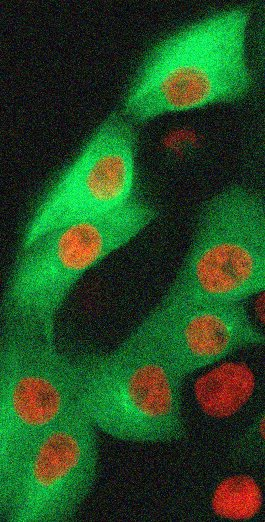
#> input picture noisy_img.jpg, 265 x 522 px, found by its file name
$ jupyter execute 'histogram based segmentaion.ipynb'   (older library calls are emulated)
#> lines starting #> are read from the running program, lines starting #| are printed output that depends on the picture; after the words box and inside, x2 and y2 are one past the last pixel; in counts of white or black regions, pixels touching at a corner belong together
[cell 1]
from skimage.restoration import denoise_nl_means, estimate_sigma
from skimage import img_as_float, img_as_ubyte,io
import numpy as np
from matplotlib import pyplot as plt

[cell 2]
img=img_as_float(io.imread("/home/shikhar/Desktop/git_workspace/ImageProcessing_Practice-/noisy_img.jpg"))

[cell 3]
sigma_est=np.mean(estimate_sigma(img,multichannel=True))
#> sigma_est = 0.057

[cell 4]
denoise=denoise_nl_means(img, h=1.15*sigma_est, fast_mode=True,patch_size=5, patch_distance=3,multichannel=True)
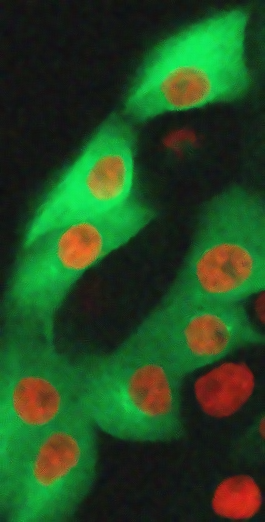
#> denoise: shape (522, 265, 3) float64; mean R, G, B 0.142, 0.29, 0.134

[cell 5]
plt.imshow(denoise, cmap="gray")

[cell 6]
denoise_ubyte=img_as_ubyte(denoise)

[cell 7]
plt.imshow(denoise_ubyte, cmap="gray")

[cell 8]
plt.hist(denoise_ubyte.flat, bins=100, range=(0,80))
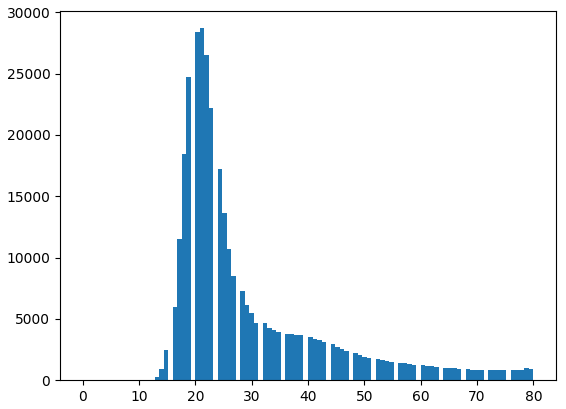
#> figure drawn by matplotlib, 1 panel; tallest bar 28711 high, from x = 20.8 to 21.6

[cell 9]
seg1=(denoise_ubyte <=55)
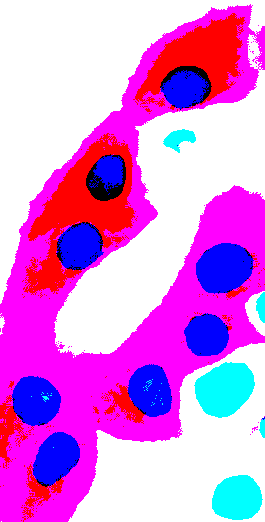
#> seg1: shape (522, 265, 3) bool; mean R, G, B 0.863, 0.516, 0.893
seg2=(denoise_ubyte >55) & (denoise_ubyte <=110)
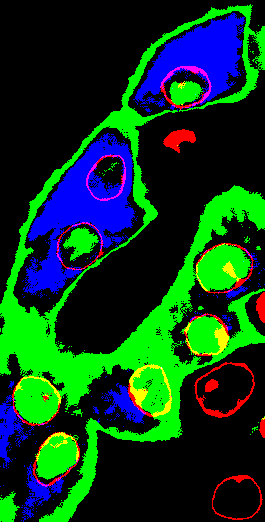
#> seg2: shape (522, 265, 3) bool; mean R, G, B 0.0366, 0.23, 0.107
seg3=(denoise_ubyte >110) & (denoise_ubyte <=210)
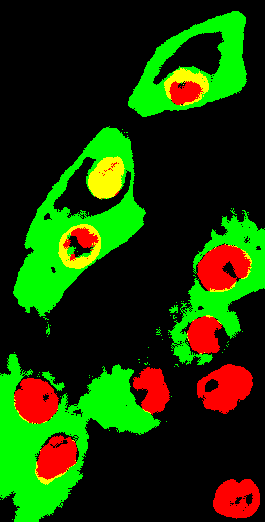
#> seg3: shape (522, 265, 3) bool; mean R, G, B 0.0974, 0.228, 0
seg4=(denoise_ubyte >210)
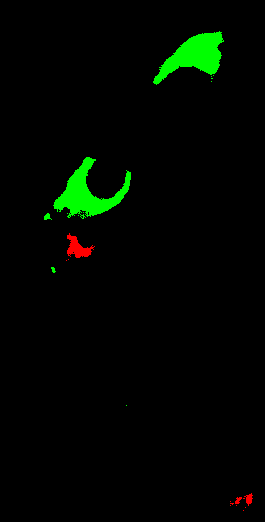
#> seg4: shape (522, 265, 3) bool; mean R, G, B 0.00312, 0.0263, 0

all_segments=np.zeros((denoise_ubyte.shape[0],denoise_ubyte.shape[1],3))

all_segments[seg1]=250
all_segments[seg2]=110
all_segments[seg3]=210
all_segments[seg4]=000

[cell 10]
plt.imshow(all_segments)
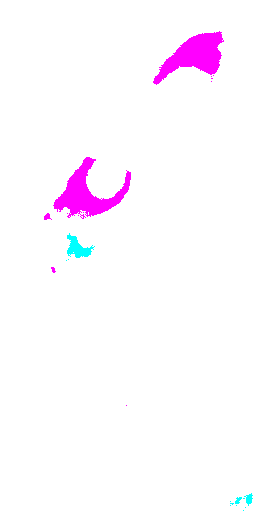
#> shown: shape (522, 265, 3) float64; mean R, G, B 0.997, 0.974, 1

$ run again, with oct.jpg copied over noisy_img.jpg
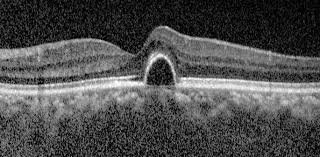
#> input picture oct.jpg, 320 x 157 px, found by its file name
#> sigma_est = 0.0407
#> `seg1=(denoise_ubyte <=55)`:
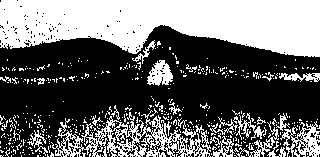
#> seg1: shape (157, 320, 3) bool; 41.4% white; 420 white regions (397 under 20 px), largest, box (x1, y1, x2, y2) and area: (0, 0, 320, 57) 13745, (51, 110, 211, 157) 2733, (280, 121, 320, 157) 668
#> seg2: shape (157, 320, 3) bool; 31.1% white; 303 white regions (291 under 20 px), largest, box (x1, y1, x2, y2) and area: (0, 89, 320, 157) 8678, (0, 26, 320, 85) 5300, (94, 132, 120, 157) 179
#> seg3: shape (157, 320, 3) bool; 25.7% white; 345 white regions (334 under 20 px), largest, box (x1, y1, x2, y2) and area: (0, 50, 320, 123) 7988, (157, 26, 311, 70) 1600, (0, 38, 135, 70) 1585
#> `seg4=(denoise_ubyte >210)`:
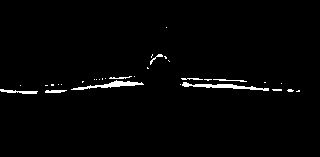
#> seg4: shape (157, 320, 3) bool; 1.8% white; 32 white regions (24 under 20 px), largest, box (x1, y1, x2, y2) and area: (182, 82, 269, 91) 275, (71, 80, 144, 90) 245, (0, 89, 38, 94) 98
